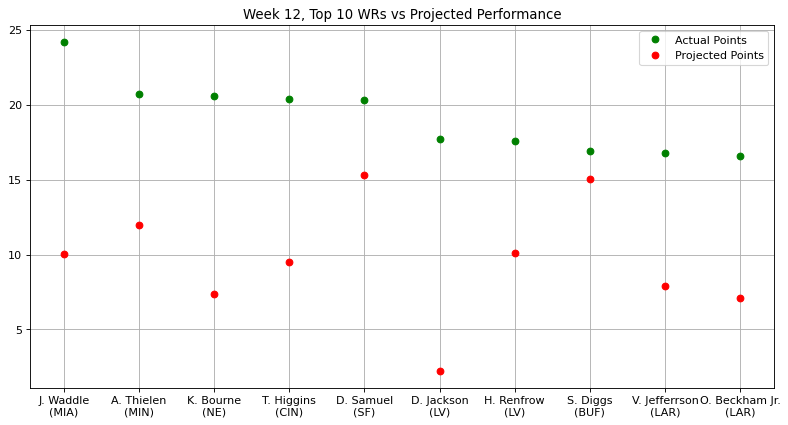

This chart was generated by the following Python code:
# Stats provided by NFL Fantasy
# Week 12, Top 10 WRs vs Projected Performance

import matplotlib.pyplot as plt
import numpy as np
from matplotlib.pyplot import figure
figure(figsize=(12, 6), dpi=80)

actual_points = np.array([24.20,20.70,20.60,20.40,20.30,17.70,17.60,16.90,16.80,16.60])
proj_points = np.array([10.03,11.99,7.39,9.49,15.28,2.22,10.11,15.04,7.92,7.11])
players = np.array(["J. Waddle\n(MIA)","A. Thielen\n(MIN)","K. Bourne\n(NE)","T. Higgins\n(CIN)",
                    "D. Samuel\n(SF)","D. Jackson\n(LV)","H. Renfrow\n(LV)","S. Diggs\n(BUF)",
                    "V. Jefferrson\n(LAR)","O. Beckham Jr.\n(LAR)"])

plt.plot(players, actual_points, 'o', c = 'g', label = 'Actual Points', ms = 6)
plt.plot(proj_points, 'o', c = 'r', label = 'Projected Points', ms = 6)
plt.title("Week 12, Top 10 WRs vs Projected Performance")
plt.legend()
plt.grid()
plt.show()
